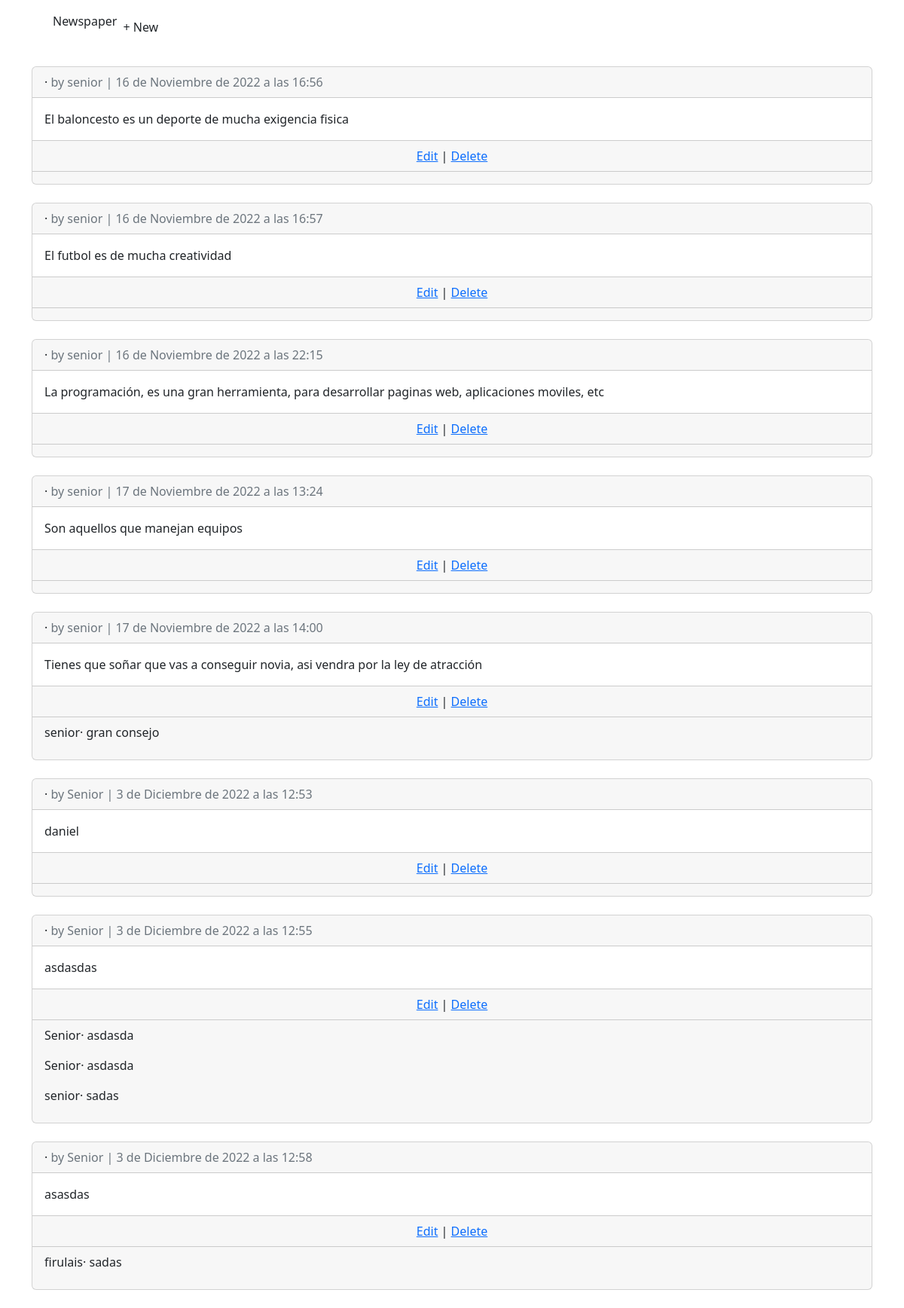
/articles/ (signed in), run on the app's committed database.
### articles/models.py (models this page shows, shortened)
class Article(models.Model):
    title = models.CharField(max_length=255)
    body = models.TextField()
    date = models.DateTimeField(auto_now_add=True)
    author = models.ForeignKey(settings.AUTH_USER_MODEL,
                                on_delete= models.CASCADE,)

class Comment(models.Model):
    article = models.ForeignKey(Article, on_delete=models.CASCADE,)
    comment= models.CharField(
        max_length=140
    )
    author = models.ForeignKey(settings.AUTH_USER_MODEL,
                                on_delete=models.CASCADE,
                                )
    def __str__(self):
        return self.comment

### accounts/models.py (models this page shows)
class CustomUser(AbstractUser):
    age = models.PositiveIntegerField(null=True, blank=True)

### articles/views.py (the view)
# urls.py: path('', ArticleListView.as_view(),
class ArticleListView(LoginRequiredMixin, ListView):
    model = Article
    template_name = "article_list.html"

### templates/article_list.html (shortened to what this page needs)
{% extends "base.html" %}
{% block content %}
    {% for article in article_list %}
        <div class="card">
            <div class="card-header">
                 &middot;
                <span class="text-muted ">by {{ article.author }} |
                    {{ article.date }}
                </span>
            </div>
            <div class="card-body">
                {{ article.body }}
            </div>
            <div class="card-footer text-center text.muted">
                <a href="{% url 'article_edit' article.pk %}">Edit</a> |
                <a href="{% url 'article_delete' article.pk %}">Delete</a>
            </div>
           <div class="card-footer" >
                {% for comment in article.comment_set.all %}
                <p>
                    <span class="font-weight-bold">
                        {{ comment.author }}&middot;
                    </span>
                    {{ comment }}
                </p>
                {% endfor %}
            </div>
        </div>
        <br />
    {% endfor %}
{% endblock content %}

### templates/base.html (shortened to what this page needs)
{% load static %}
<html>
    <head>
        <link rel="stylesheet" href="{% static 'bootstrap-5.2.2-dist/css/bootstrap.min.css' %}">
        <link rel="stylesheet"href="https://cdn.jsdelivr.net/npm/swiper@8/swiper-bundle.min.css"/>
    </head>
    <body>
    <div class="container">
        <header class="p-3 mb-3 border-button">
            <div class="container">
                <div class="d-flex flex-wrap algin-items-center justify-content-center justify-content-lg-start">
                    <a class="navbar-brand" href="{% url 'home' %}">
                        Newspaper
                    </a>
                    <ul class="nav col-12 col-lg-auto me-lg-auto mb-2 justify-content-center mb-md-0">
                        {% if user.is_authenticated %}
                            <li><a href="{% url 'article_new' %}" class="nav-link px-2 link-dark">
                                + New</a></li>
                    </ul>
                    {% else %}
                        <div class="text-end">
                            <a href="{% url 'login' %}" class="btn btn-outline-primary me-2">
                                Log In </a>
                            <a href="{% url 'signup' %}" class="btn btn-outline-primary me-2">
                                Sign Up </a>
                    {% endif %}
                </div>
            </div>
        </header>
            <main>
                {% block content%}
                {% endblock content%}
            </main>
    </div>
    </body>
</html>

### data on the page
Article: author "senior", date "16 de Noviembre de 2022 a las 16:56", body "El baloncesto es un deporte de mucha exigencia fisica"
Article: author "senior", date "16 de Noviembre de 2022 a las 16:57", body "El futbol es de mucha creatividad"
Article: author "senior", date "16 de Noviembre de 2022 a las 22:15", body "La programación, es una gran herramienta, para desarrollar paginas web, aplicaciones moviles, etc"
Article: author "senior", date "17 de Noviembre de 2022 a las 13:24", body "Son aquellos que manejan equipos"
Article: author "senior", date "17 de Noviembre de 2022 a las 14:00", body "Tienes que soñar que vas a conseguir novia, asi vendra por la ley de atracción"
Comment: author "senior", comment "gran consejo"
Article: author "Senior", date "3 de Diciembre de 2022 a las 12:53", body "daniel"
Article: author "Senior", date "3 de Diciembre de 2022 a las 12:55", body "asdasdas"
Comment: author "Senior", comment "asdasda"
Comment: author "Senior", comment "asdasda"
Comment: author "senior", comment "sadas"
Article: author "Senior", date "3 de Diciembre de 2022 a las 12:58", body "asasdas"
Comment: author "firulais", comment "sadas"
